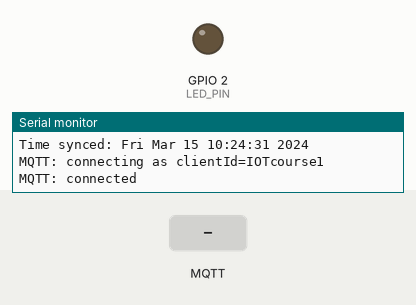
A sketch run on a simulated ESP32. Parts: output pins drawn as LEDs (lit = HIGH), the last lines printed to the serial monitor. The inputs (shaded band) are chosen by the test bench. WiFi joins after 1.5 s; servers stay silent unless stated; the local clock reads 2024-03-15 10:24:30 at power-on unless the sketch sets it; no MQTT or app messages arrive unless stated.

Above: at 2.8 s.
2.9 s: MQTT message "ON" arrives on the first subscribed topic
At 4.1 s:
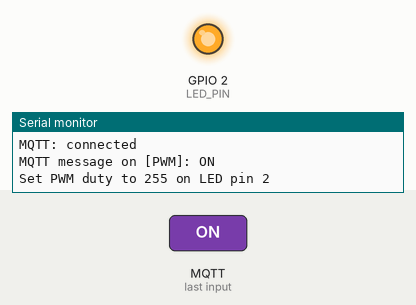
4.4 s: MQTT message "90" arrives on the first subscribed topic
At 5.3 s:
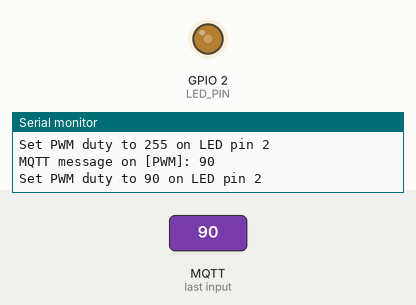
5.9 s: MQTT message "200" arrives on the first subscribed topic
At 6.4 s:
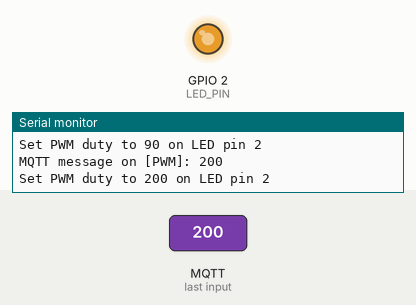
7.4 s: MQTT message "OFF" arrives on the first subscribed topic
At 8.7 s:
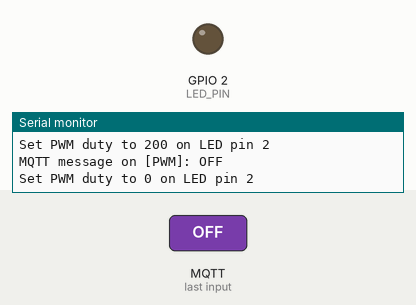
Timing chart, 0 to 9.9 s (numbered marks = the images above; inputs shaded):
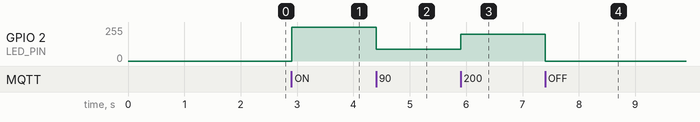

The sketch:

testingiot5MQTT_PWM.ino
```cpp
/*
  ESP32 + AWS IoT Core (MQTT over TLS)
  - Subscribes to topic: "PWM"
  - Controls LED on pin 2 with duty 0..255 (or "ON"=255, "OFF"=0)

  Ensure your AWS IoT policy allows:
    - iot:Connect   on arn:...:client/IOTcourse1
    - iot:Subscribe on arn:...:topicfilter/PWM
    - iot:Receive   on arn:...:topic/PWM
*/

#include <WiFi.h>
#include <WiFiClientSecure.h>
#include <PubSubClient.h>
#include <time.h>

#include "secrets.h"

// ========== Pins ==========
const int LED_PIN = 2;   // Built-in LED on many ESP32 boards


// ========== MQTT Topic ==========
static const char TOPIC_PWM[] = "PWM";

// ========== Globals ==========
WiFiClientSecure net;
PubSubClient mqtt(net);

// ========== Wi-Fi ==========
void connectWiFi() {
  Serial.print("WiFi: connecting to "); Serial.println(WIFI_SSID);
  WiFi.mode(WIFI_STA);
  WiFi.begin(WIFI_SSID, WIFI_PASS);
  unsigned long start = millis();
  while (WiFi.status() != WL_CONNECTED) {
    delay(500);
    Serial.print(".");
    if (millis() - start > 30000) {
      Serial.println("\nWiFi: connection timeout, restarting...");
      ESP.restart();
    }
  }
  Serial.print("\nWiFi: connected, IP=");
  Serial.println(WiFi.localIP());
}

// TLS needs correct time to validate server certs
void syncTime() {
  configTime(0, 0, "pool.ntp.org", "time.nist.gov");
  Serial.print("Syncing time");
  time_t now = time(nullptr);
  int retries = 0;
  while (now < 8 * 3600 * 2 && retries < 60) { // wait until > ~1970-01-02
    delay(500);
    Serial.print(".");
    now = time(nullptr);
    retries++;
  }
  Serial.println();
  struct tm timeinfo;
  gmtime_r(&now, &timeinfo);
  Serial.printf("Time synced: %s", asctime(&timeinfo));
}

// ========== MQTT callback ==========
void onMessage(char* topic, byte* payload, unsigned int length) {
  String msg;
  msg.reserve(length);
  for (unsigned int i = 0; i < length; i++) msg += (char)payload[i];

  Serial.print("MQTT message on ["); Serial.print(topic); Serial.print("]: ");
  Serial.println(msg);

  if (strcmp(topic, TOPIC_PWM) == 0) {
    int duty = -1;
    if (msg.equalsIgnoreCase("ON")) {
      duty = 255;
    } else if (msg.equalsIgnoreCase("OFF")) {
      duty = 0;
    } else {
      duty = msg.toInt(); // non-numeric -> 0, we'll clamp below
    }

    if (duty < 0) duty = 0;
    if (duty > 255) duty = 255;

    analogWrite(2, duty);
    Serial.printf("Set PWM duty to %d on LED pin %d\n", duty, LED_PIN);
  }
}

// ========== MQTT connect ==========
void ensureMqttConnected() {
  while (!mqtt.connected()) {
    Serial.print("MQTT: connecting as clientId=");
    Serial.println(THING_NAME);

    if (mqtt.connect(THING_NAME)) {
      Serial.println("MQTT: connected");
      // Subscribe with QoS 1 (AWS IoT supports QoS 0/1)
      mqtt.subscribe(TOPIC_PWM, 1);
    } else {
      Serial.print("MQTT connect failed, state=");
      Serial.println(mqtt.state());
      delay(2000);
    }
  }
}

// ========== Arduino ==========
void setup() {
  Serial.begin(115200);
  delay(100);

  connectWiFi();
  syncTime();

  // TLS credentials
  net.setCACert(AWS_ROOT_CA);
  net.setCertificate(DEVICE_CERT);
  net.setPrivateKey(DEVICE_PRIVATE_KEY);

  // MQTT setup
  mqtt.setServer(AWS_IOT_ENDPOINT, AWS_IOT_PORT);
  mqtt.setKeepAlive(60);
  mqtt.setBufferSize(256); // adjust to 512/1024 if you expect larger payloads
  mqtt.setCallback(onMessage);

  ensureMqttConnected();
}

void loop() {
  if (WiFi.status() != WL_CONNECTED) {
    connectWiFi();
  }
  if (!mqtt.connected()) {
    ensureMqttConnected();
  }
  mqtt.loop();
}
```

secrets.h
```cpp
// secret.h
#pragma once

// ========== Wi‑Fi ==========
static const char WIFI_SSID[] = "YOUR_WIFI_SSID";
static const char WIFI_PASS[] = "YOUR_WIFI_PASSWORD";

// ========== AWS IoT ==========
static const char AWS_IOT_ENDPOINT[] = "your-endpoint-ats.iot.us-east-1.amazonaws.com"; // e.g., a1b2c3d4e5f6-ats.iot.us-east-1.amazonaws.com
static const int  AWS_IOT_PORT      = 8883;

// MQTT Client ID (ThingName). Set to match your policy (e.g., IOTcourse1).
static const char THING_NAME[] = "IOTcourse1"; // Change to your ThingName

// ========== Certificates / Keys (PEM) ==========
// Paste full PEM contents including BEGIN/END lines between the markers.

// Amazon Root CA (Amazon Root CA 1 or the CA used by your endpoint)
static const char AWS_ROOT_CA[] PROGMEM = R"PEM(
-----BEGIN CERTIFICATE-----
...PASTE AMAZON ROOT CA 1 HERE...
-----END CERTIFICATE-----
)PEM";

// Your device certificate (public cert)
static const char DEVICE_CERT[] PROGMEM = R"PEM(
-----BEGIN CERTIFICATE-----
...PASTE YOUR DEVICE CERT HERE...
-----END CERTIFICATE-----
)PEM";

// Your device private key
static const char DEVICE_PRIVATE_KEY[] PROGMEM = R"PEM(
-----BEGIN PRIVATE KEY-----
...PASTE YOUR DEVICE PRIVATE KEY HERE...
-----END PRIVATE KEY-----
)PEM";

// Optional: Device public key (not used by MQTT/TLS on ESP32)
static const char DEVICE_PUBLIC_KEY[] PROGMEM = R"PEM(
-----BEGIN PUBLIC KEY-----
...OPTIONAL: PASTE YOUR DEVICE PUBLIC KEY HERE OR LEAVE EMPTY...
-----END PUBLIC KEY-----
)PEM";

// the suggested AWS policy is:
// {
//   "Version": "2012-10-17",
//   "Statement": [
//     {
//       "Sid": "AllowConnectAsIOTcourse1",
//       "Effect": "Allow",
//       "Action": "iot:Connect",
//       "Resource": "arn:*****************:client/IOTcourse1"  //eg: arn:aws:iot:us-east-1:689856652127:client/IOTcourse1
//     },
//     {
//       "Sid": "AllowPublishPWM",
//       "Effect": "Allow",
//       "Action": "iot:Publish",
//       "Resource": "arn:********************:topic/PWM"
//     },
//     {
//       "Sid": "AllowSubscribePWM",
//       "Effect": "Allow",
//       "Action": "iot:Subscribe",
//       "Resource": "arn:*****************:topicfilter/PWM"
//     },
//     {
//       "Sid": "AllowReceivePWM",
//       "Effect": "Allow",
//       "Action": "iot:Receive",
//       "Resource": "arn:*****************:topic/PWM"
//     }
//   ]
// }
```

Measured:
- after the input at 2.9 s, GPIO 2 (LED_PIN): 0/255 → 255/255 at once
- after the input at 4.4 s, GPIO 2 (LED_PIN): 255/255 → 90/255 at once
- after the input at 5.9 s, GPIO 2 (LED_PIN): 90/255 → 200/255 at once
- after the input at 7.4 s, GPIO 2 (LED_PIN): 200/255 → 0/255 at once
